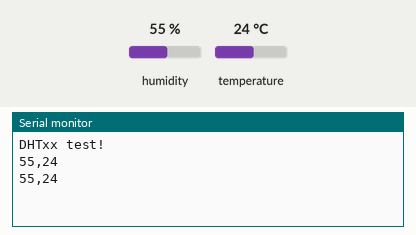
This sketch was run on a simulated Arduino Uno, built with avr-gcc and run on an emulated ATmega328P. Parts: the last lines printed to the serial monitor. The test bench sets the inputs (shaded band); at power-on: humidity 55 %, temperature 24 °C.

Above: at 4.8 s.
4.9 s: humidity set to 22 %
At 6.9 s:
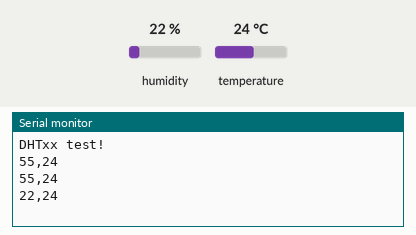
7.9 s: temperature set to 12 °C
At 9.2 s:
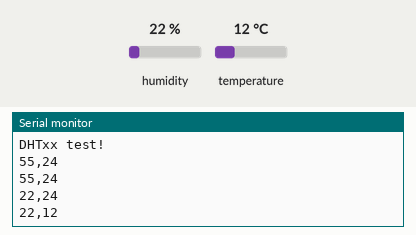
10.9 s: humidity set to 40 %
At 12.8 s:
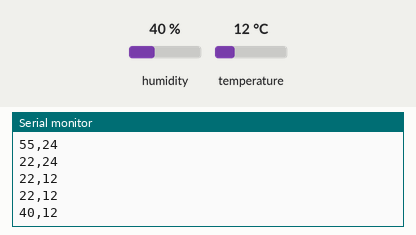
Timing chart, 0 to 14.3 s (numbered marks = the images above; inputs shaded):
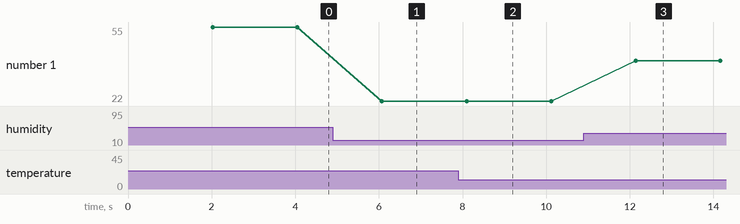

The sketch:

TempSensor.ino
```cpp
#include "DHT.h"
//http://www.circuitbasics.com/how-to-set-up-the-dht11-humidity-sensor-on-an-arduino/
//http://www.circuitbasics.com/wp-content/uploads/2015/10/Arduino-DHT11-Tutorial-4-Pin-DHT11-Wiring-Diagram.png
#define DHTPIN 7
#define DHTTYPE DHT11
DHT dht(DHTPIN, DHTTYPE);

void setup() {
  Serial.begin(9600);
  Serial.println(F("DHTxx test!"));

  dht.begin();
}

void loop() {
  delay(2000);

  float h = dht.readHumidity();
  float t = dht.readTemperature();

  if (isnan(h) || isnan(t)) {
    Serial.println(F("Failed to read from DHT sensor!"));
    return;
  }

  Serial.print(h,0);
  Serial.print(",");
  Serial.println(t,0);

}
```

Measured:
- after the input at 4.9 s, the serial monitor: prints a new line after 1.2 s (image 1)
- after the input at 7.9 s, the serial monitor: prints a new line after 0.19 s (image 2)
- after the input at 10.9 s, the serial monitor: prints a new line after 1.2 s (image 3)
- plotted number 1: 55 → 22 after the input at 4.9 s, 22 → 40 after the input at 10.9 s
